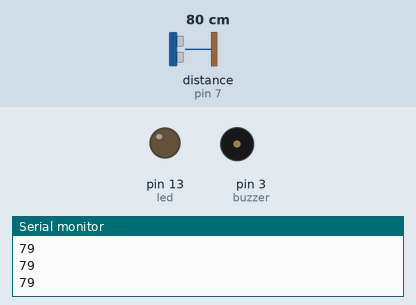
The sketch below on a simulated Arduino Uno, built with avr-gcc and run on an emulated ATmega328P. On the bench: output pins drawn as LEDs (lit = HIGH), buzzer (waves = sounding), the last lines printed to the serial monitor. Wiring (inferred from the names in the program): ultrasonic range finder: trigger pin 8; echo pin 7. Dashed ring = blinking. The test bench sets the inputs (shaded band); at power-on: distance to the obstacle (sensor on pin 7) 80 cm. The echo pulse lasts 58.3 µs per cm; pins used as bus, display or sensor lines are not drawn.

Above: at 1.2 s.
1.3 s: distance to the obstacle (sensor on pin 7) set to 45 cm
2.8 s: distance to the obstacle (sensor on pin 7) set to 37 cm
At 3.15 s:
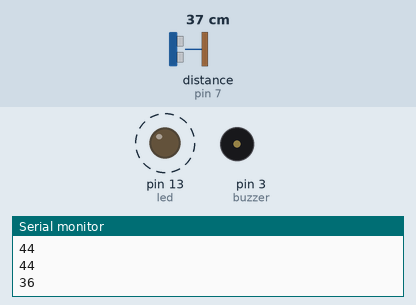
5.8 s: distance to the obstacle (sensor on pin 7) set to 60 cm
At 6.6 s:
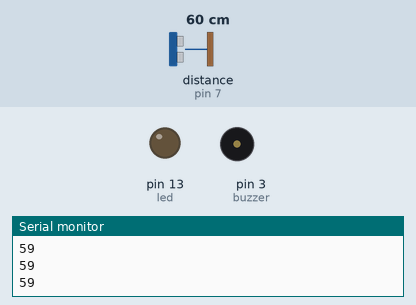
7.3 s: distance to the obstacle (sensor on pin 7) set to 35 cm
At 7.62 s:
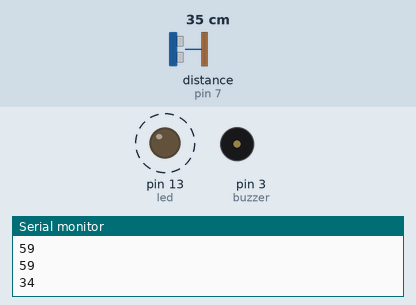
Timing chart, 0 to 11.3 s (numbered marks = the images above; inputs shaded):
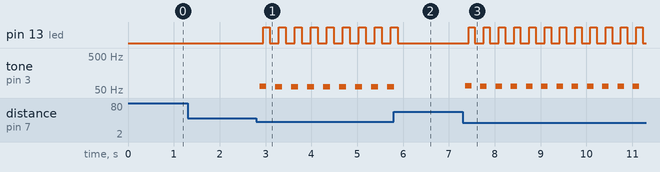

The sketch:

park__sensor.ino
```cpp
#define trigPin 8
#define echoPin 7
#define buzzer 3
#define led 13


void setup() {
  // put your setup code here, to run once:
Serial.begin(9600);
pinMode(trigPin,OUTPUT);
pinMode(echoPin,INPUT);
pinMode(buzzer,OUTPUT);
pinMode(led,OUTPUT);


}

void loop() {
  // put your main code here, to run repeatedly:
  digitalWrite(trigPin,LOW);
  delayMicroseconds(2);
  digitalWrite(trigPin,HIGH);
  delayMicroseconds(10);
  digitalWrite(trigPin,LOW);
  long duration, distance;
  duration=pulseIn(echoPin,HIGH);
  distance=(duration/2)/29.1;
  Serial.println(distance);
  delay(50);

  if (distance<40)
  {
 tone(buzzer, 100-distance);
 delay(2*distance);
 digitalWrite(led,HIGH);
  delay(2*distance);
  noTone(buzzer);
  delay(2*distance);
  digitalWrite(led,LOW);
  delay(2*distance);
  }

  else
  {
  noTone(buzzer);
  digitalWrite(led,LOW);
  }
}
```

Measured:
- the behaviour switches between 41 and 40 cm on distance to the obstacle (sensor on pin 7) (found by bisection; images 0 and 1)
- after the input at 2.8 s, pin 13 (led): alternates HIGH for 0.15 s and LOW for 0.20 s, starting after 0.15 s; tone on pin 3 (buzzer): silent → 64 Hz after 0.07 s, then repeats every 0.34 s: silent 0.20 s, 63 Hz 0.15 s
- after the input at 5.8 s, pin 13 (led): goes on until 5.9 s, then stays LOW; tone on pin 3 (buzzer): goes on until 5.8 s, then stays silent
- after the input at 7.3 s, pin 13 (led): alternates HIGH for 0.14 s and LOW for 0.19 s, starting after 0.13 s; tone on pin 3 (buzzer): silent → 66 Hz after 0.06 s, then repeats every 0.33 s: silent 0.19 s, 65 Hz 0.14 s
